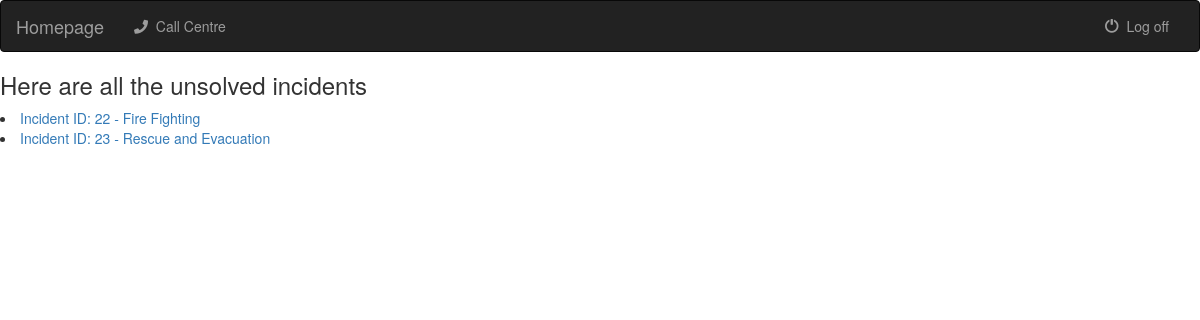
Before: /statusCreation/ with the older database file.
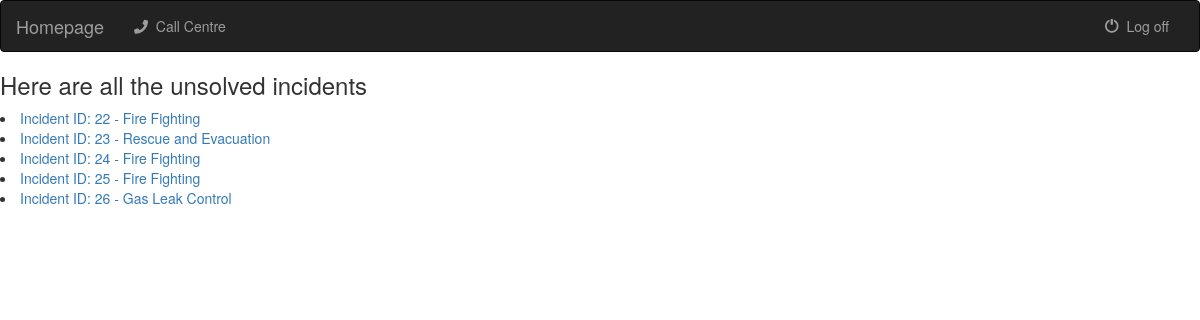
After: the same page with the newer database file.
### callcentre/models.py (models this page shows)
class Incident(models.Model):
    caller_name = models.CharField(max_length=50, default='NULL')
    mobile_number = models.CharField(max_length=8, default='NULL')
    incident_time = models.DateTimeField(default=timezone.now)
    incident_location = models.CharField(max_length=100, default='NULL')
    incident_department = models.CharField(max_length=100, default='NULL')
    incident_region = models.CharField(max_length=100, choices = REGION_CHOICES, default='NULL')
    incident_category = models.CharField(max_length=100, choices=CATEGORY_CHOICES, default='NULL')
    incident_type = models.CharField(max_length=100, choices=TYPE_CHOICES, default='NULL')
    incident_status = models.CharField(max_length=100, choices=STATUS_UPDATE, default='NEW')
    incident_description = models.CharField(max_length=400, default='NULL')

### statusCreation/views.py (the view)
def index(request):
    all_unsolved_incidents = Incident.objects.exclude(incident_status='Resolved').order_by('incident_time')
    return render(request, 'statustrack/statusCreation_home.html', {'all_unsolved_incidents' : all_unsolved_incidents})

### templates/statustrack/statusCreation_home.html
{% extends 'base_navi.html' %}
{% block body %}
    <h3>Here are all the unsolved incidents</h3>
    <u1>
        {% for incident in all_unsolved_incidents %}
        <li><a href="/statusCreation/{{ incident.id }}">Incident ID: {{ incident.id }} - {{ incident.incident_category }}</a></li>
        {% endfor %}
    </u1>
{% endblock %}

Changed rows visible on the page:
added Incident: id "24", incident_category "Fire Fighting"
added Incident: id "25", incident_category "Fire Fighting"
added Incident: id "26", incident_category "Gas Leak Control"
